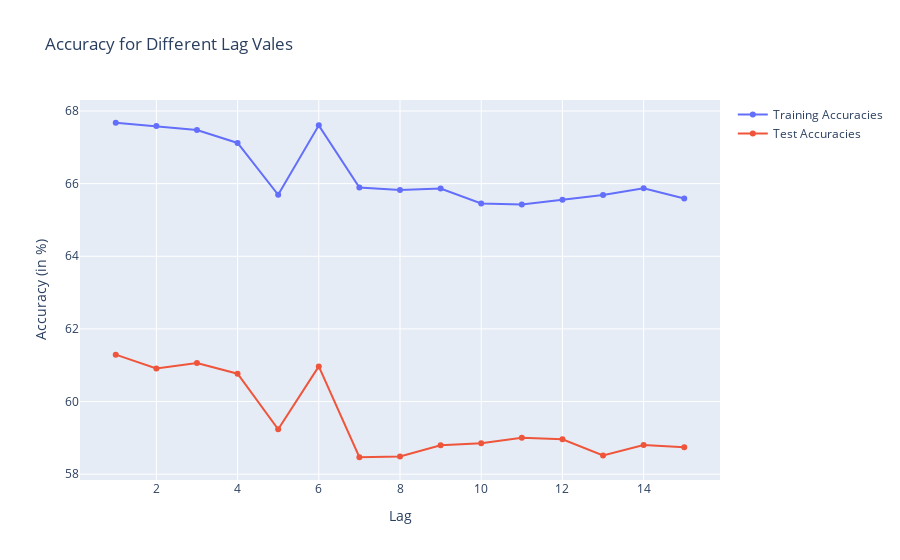

Notebook code for this chart:
### Markdown cell above
#### No Regularization

### Code cell
test_acc = []
train_acc = []
labels = []
for lag in range(1, 16):
    X_train, y_train = prepare_design_matrix(data_with_reaction_times, TRAIN_SUBJECTS, lag)
    X_test, y_test = prepare_design_matrix(data_with_reaction_times, TEST_SUBJECTS, lag)
    log_reg = LogisticRegression(penalty=None)
    log_reg.fit(X_train, y_train)
    train_accuracy = compute_accuracy(X_train, y_train, log_reg)
    test_accuracy = compute_accuracy(X_test, y_test, log_reg)
    labels.append(lag)
    test_acc.append(test_accuracy*100)
    train_acc.append(train_accuracy*100)

fig = go.Figure()
fig.add_trace(go.Scatter(x = labels, y = train_acc, name = "Training Accuracies", mode = "lines+markers"))
fig.add_trace(go.Scatter(x = labels, y = test_acc, name = "Test Accuracies", mode = "lines+markers"))
fig.update_layout(title = "Accuracy for Different Lag Vales", xaxis_title = "Lag", yaxis_title = "Accuracy (in %)")
fig.show()

### Figure 1 — Plotly figure (JSON) as saved in the notebook; plotly's stock layout.template omitted (floating-point values rounded to 4 significant figures)
{"data": [{"mode": "lines+markers", "name": "Training Accuracies", "type": "scatter", "x": [1, 2, 3, 4, 5, 6, 7, 8, 9, 10, 11, 12, 13, 14, 15], "y": [67.68, 67.58, 67.48, 67.12, 65.69, 67.6, 65.89, 65.82, 65.87, 65.45, 65.43, 65.56, 65.69, 65.87, 65.59]}, {"mode": "lines+markers", "name": "Test Accuracies", "type": "scatter", "x": [1, 2, 3, 4, 5, 6, 7, 8, 9, 10, 11, 12, 13, 14, 15], "y": [61.29, 60.91, 61.06, 60.77, 59.24, 60.97, 58.47, 58.49, 58.8, 58.85, 59.0, 58.96, 58.51, 58.8, 58.74]}], "layout": {"title": {"text": "Accuracy for Different Lag Vales"}, "xaxis": {"title": {"text": "Lag"}}, "yaxis": {"title": {"text": "Accuracy (in %)"}}}}
